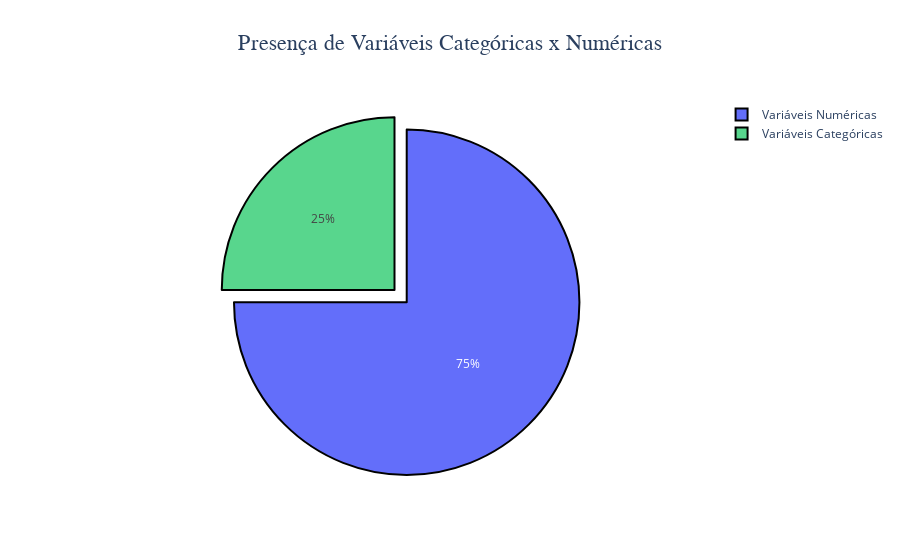

Write notebook code for a chart like this one.
### Markdown cell above
Visualmente, teremos a distribuição por:

### Code cell
# Filtrar colunas numéricas e categóricas
numeric_cols = df.select_dtypes(include=['int64', 'float64']).columns.to_list()
cat_cols = [column for column in df.columns if column not in numeric_cols]

# Contar o número de colunas numéricas e categóricas
num_numeric_cols = len(numeric_cols)
num_cat_cols = len(cat_cols)

# Rótulos e valores para o gráfico de pizza
labels = ['Variáveis Numéricas', 'Variáveis Categóricas']
values = [num_numeric_cols, num_cat_cols]

# Cores para os setores do gráfico de pizza
colors = ['##30a2da', '#58D68D']

# Configuração do gráfico
fig = go.Figure(
    data=[go.Pie(
        labels=labels,
        values=values,
        pull=[0.1, 0],  # Destacar o primeiro setor (Variáveis Numéricas)
        marker=dict(colors=colors,
                    line=dict(color='#000000', width=2))
    )]
)

# Configuração do layout
fig.update_layout(
    title='Presença de Variáveis Categóricas x Numéricas',
    title_xanchor='center',
    title_font_family='Overpass',
    title_font_size=22,
    title_x=0.5
)

# Exibir o gráfico
fig.show()

### Figure 1 — Plotly figure (JSON) as saved in the notebook; plotly's stock layout.template omitted (floating-point values rounded to 4 significant figures)
{"data": [{"labels": ["Variáveis Numéricas", "Variáveis Categóricas"], "marker": {"colors": ["##30a2da", "#58D68D"], "line": {"color": "#000000", "width": 2}}, "pull": [0.1, 0], "type": "pie", "values": [15, 5]}], "layout": {"title": {"font": {"family": "Overpass", "size": 22}, "text": "Presença de Variáveis Categóricas x Numéricas", "x": 0.5, "xanchor": "center"}}}
